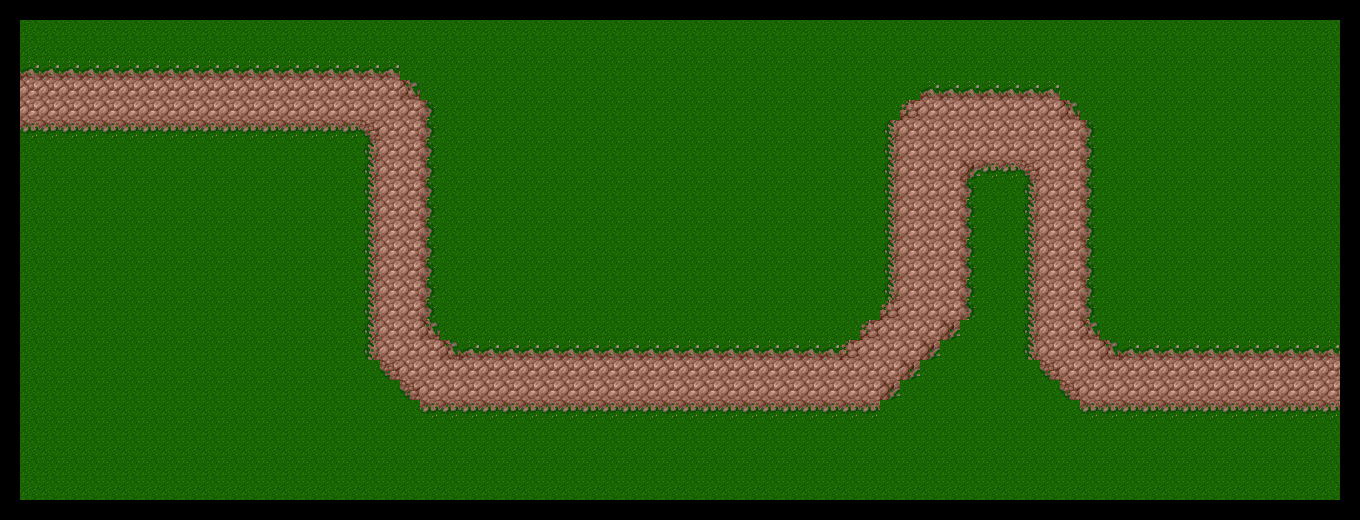

The image is a tile-based game level rendered from a .tmx file. Its description and source (layers, tilesets, objects; grid data summarised) follow:
An orthogonal 68x26 tile map with 20x20 px tiles, 1 tile layer (Tile Layer 1), 2 hidden layers not drawn and 8 objects (Start, End, flag1, flag2, flag4, ...).

<map version="1.0" orientation="orthogonal" width="68" height="26" tilewidth="20" tileheight="20">
 <tileset firstgid="1" name="tileset" tilewidth="20" tileheight="20">
  <image source="tileset.png" width="320" height="200" />
 </tileset>
 <layer name="Tile Layer 1" width="68" height="26">
  <data>[1768 cells, 1584 non-empty, 10 distinct tile ids]</data>
 </layer>
 <layer name="CollisionLayer" width="68" height="26" visible="0">
  <data>[1768 cells, 229 non-empty, 2 distinct tile ids]</data>
 </layer>
 <objectgroup name="Object Layer 1" width="68" height="26">
  <object name="Start" x="20" y="100" />
  <object name="End" x="1340" y="380" />
  <object x="40" y="40" />
  <object x="40" y="40" />
  <object name="flag1" x="40" y="40" />
  <object name="flag2" x="40" y="160" />
  <object name="flag4" x="1320" y="440" />
  <object name="flag3" x="1320" y="320" />
 </objectgroup>
 <layer name="BuildableLayer" width="68" height="26" visible="0">
  <data>[1768 cells, 421 non-empty, 1 distinct tile ids]</data>
 </layer>
</map>
